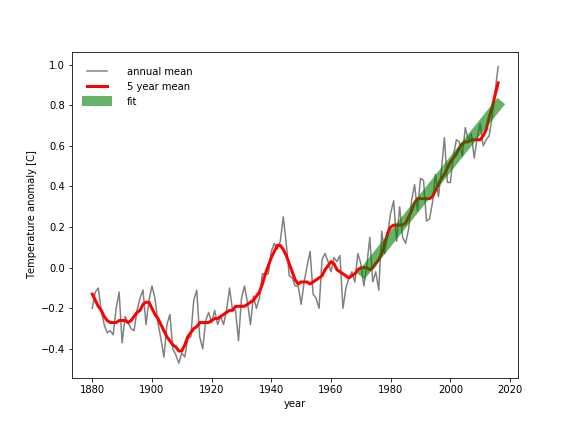

This chart was generated by the following Python code:

date=tab["year"]
dt=tab["dT"]
dt5=tab["dT_5"]


fig,ax=plt.subplots(figsize=(8,6))
ax.plot(date,dt,c=(.5,.5,.5),label="annual mean")
ax.plot(date,dt5,'r',lw=3,label="5 year mean")

ax.set_xlabel("year")
ax.set_ylabel("Temperature anomaly [C]")

# select only temperature after 1970
cond=(date>1970)
x=date[cond]
y=dt[cond]

# make the fit with a straight line
p=np.polyfit(x,y,1)
# evaluate the fit
yfit=np.polyval(p,x)

print("The temperature is increasing by %.3f degrees per year since 1970"%p[0])
# plot the fit
ax.plot(x,yfit,'g',lw=10,alpha=.6,label="fit") # alpha set the transparency of the line

ax.legend(frameon=False,borderpad=1,handletextpad=2);
